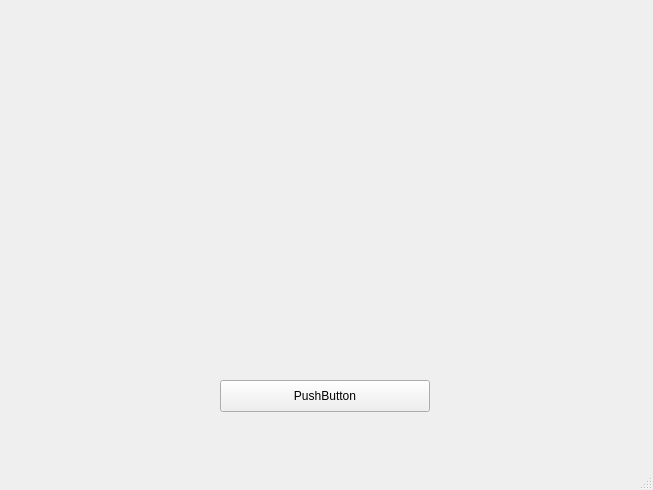
<?xml version="1.0" encoding="UTF-8"?>
<ui version="4.0">
 <class>TicTacToeMainWindow</class>
 <widget class="QMainWindow" name="TicTacToeMainWindow">
  <property name="geometry">
   <rect>
    <x>0</x>
    <y>0</y>
    <width>653</width>
    <height>490</height>
   </rect>
  </property>
  <property name="windowTitle">
   <string>MainWindow</string>
  </property>
  <widget class="QWidget" name="centralwidget">
   <widget class="QPushButton" name="rollButton">
    <property name="geometry">
     <rect>
      <x>220</x>
      <y>380</y>
      <width>210</width>
      <height>32</height>
     </rect>
    </property>
    <property name="text">
     <string>PushButton</string>
    </property>
   </widget>
  </widget>
  <widget class="QMenuBar" name="menubar">
   <property name="geometry">
    <rect>
     <x>0</x>
     <y>0</y>
     <width>653</width>
     <height>22</height>
    </rect>
   </property>
  </widget>
  <widget class="QStatusBar" name="statusbar"/>
 </widget>
 <resources>
  <include location="TicTacToeResources.qrc"/>
 </resources>
 <connections/>
</ui>
